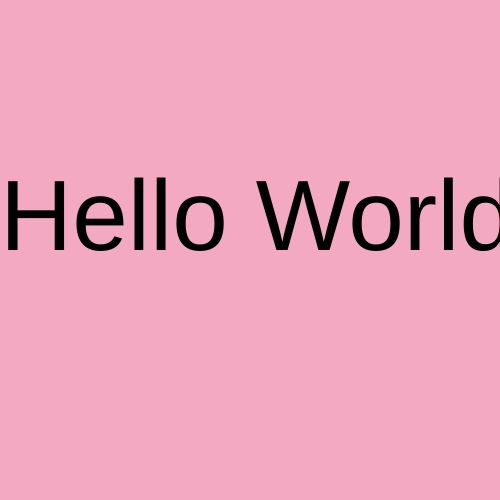
Frame 1 (no input)
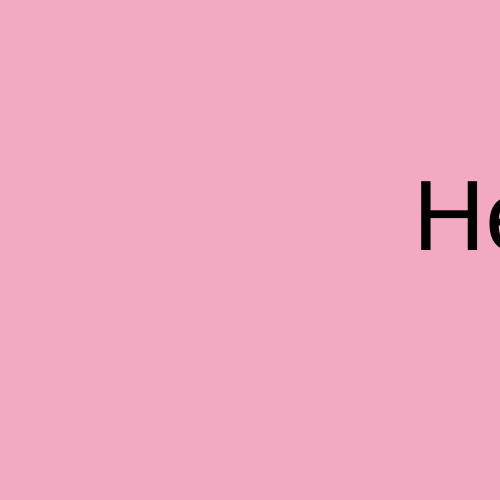
Frame 60 (no input)
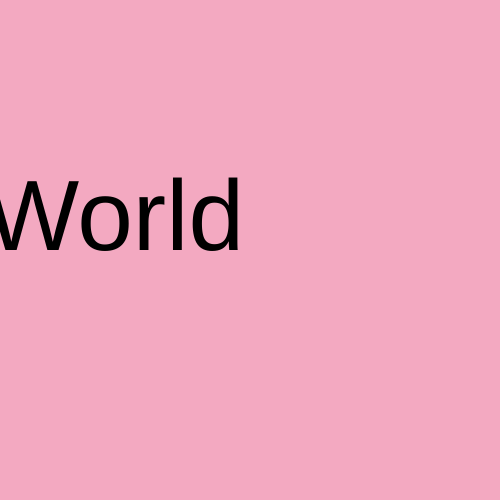
Frame 120 (the mouse pressed at the canvas centre since frame 60)

The p5.js sketch that drew these frames (run headless with seeded random() and noise() and a simulated clock; from frame 60 on, the mouse is pressed at the canvas centre):

// p5.js sketch
// ── sketch.js
let x = 0;
let v = 7;

function setup() {
  createCanvas(500, 500);
}

function draw() {
  background(243, 169, 193);
  textSize(100);
  text("Hello World", x, height/2);
  x = x + v;
//x++ means x = x + 1
//x += 7 means x = x + 7
  if (x > width) {
//use > instead of == bc velocity might never = the width
  //ex) x+7 will never equal 500
    x = -600;
  }
}
